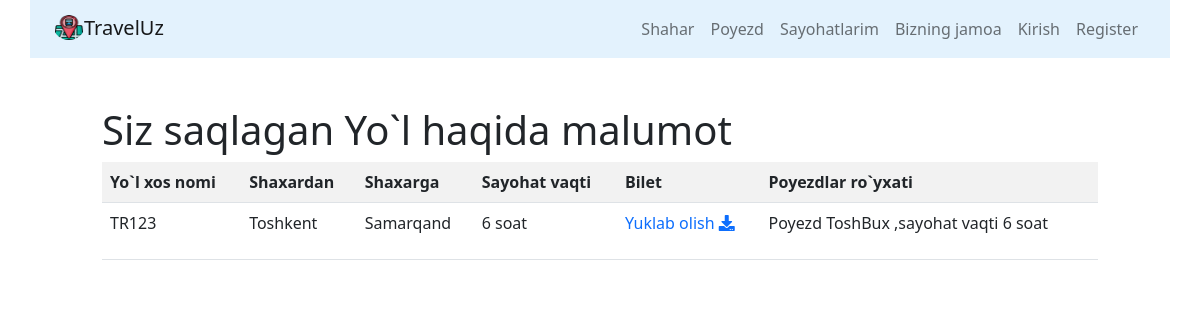
/route/9, run on the app's committed database.
### routes/models.py (models this page shows, shortened)
class Route(models.Model):
    passenger=models.ForeignKey(User,on_delete=models.CASCADE,null=True,blank=True)
    name=models.CharField(max_length=50,unique=True,verbose_name='Route number')
    travel_times=models.PositiveSmallIntegerField(verbose_name='Route time travel')
    from_city=models.ForeignKey(City,on_delete=models.CASCADE,
                                related_name='route_from_city_set',verbose_name='Qaysi shaxardan')
    to_city=models.ForeignKey(City,on_delete=models.CASCADE,
                                related_name='route_to_city_set',verbose_name='Qaysi shaxarga')
    trains=models.ManyToManyField('trains.Train',verbose_name='Train list')
    ticket_number=models.IntegerField(default=0)
    class Meta:
        verbose_name='Route'
        verbose_name_plural='Routes'
        ordering=['travel_times']

### cities/models.py (models this page shows)
class City(models.Model):
    name=models.CharField(max_length=200,unique=True,verbose_name='Shaxar')
    shahar_haqida_qisqa = models.CharField(max_length=1000)
    about_city=RichTextUploadingField(blank=True,null=True)
    image = models.ImageField(blank=True, null=True, upload_to='city_images')
    def __str__(self):
        return self.name
    class Meta:
        verbose_name= "Shaxar"
        verbose_name_plural= "Shaxarlar ombori"
        ordering=["name"]

### trains/models.py (models this page shows, shortened)
class Train(models.Model):
    name=models.CharField(max_length=50,unique=True,verbose_name='Poyezd xos nomi')
    travel_time=models.PositiveSmallIntegerField(verbose_name='Sayohat vaqti')
    from_city=models.ForeignKey(City,on_delete=models.CASCADE,related_name='from_city_set',verbose_name='Qaysi shaxardan')
    to_city=models.ForeignKey(City,on_delete=models.CASCADE,related_name='to_city_set',verbose_name='Qaysi shaxarga')
    start_train_day=models.DateField(null=True,blank=True)
    start_train_time=models.TimeField(null=True,blank=True)
    end_train_day=models.DateField(null=True,blank=True)
    place=models.IntegerField(default=0)
    class Meta:
        verbose_name='Poyezd'
        verbose_name_plural='Poyezdlar ombori'

### routes/views.py (the view)
# urls.py: path('route/<int:pk>',RouteDetailView.as_view(),name='route_detail'),
class RouteDetailView(DetailView):
    queryset=Route.objects.all()
    template_name = 'routes/detail.html'

### routes/templates/routes/detail.html (shortened to what this page needs)
{% extends 'base.html' %}
{%load static%}
{% block content %}
<div class="row" style="overflow:hidden">
    <div class="col-md-10 mx-auto my-2">
            <h1>Siz saqlagan Yo`l haqida malumot</h1>
        <table class="table table-striped">
            <tr>
                <th>Yo`l xos nomi</th>
                <th>Shaxardan</th>
                <th>Shaxarga</th>
                <th>Sayohat vaqti</th>
                <th>Bilet</th>
                <th>Poyezdlar ro`yxati</th>
            </tr>
             <tr>
                 <td>{{object.name}}</a></td>
                 <td>{{object.from_city}}</td>
                 <td>{{object.to_city}}</td>
                 <td>{{object.travel_times}} soat</td>
                 <td><a href="../static/tickets/{{object.ticket_number}}.jpg" style="text-decoration:none" download="">Yuklab olish <i class="fas fa-download"></i></a></td>
                 <td>
                     {% for train in object.trains.all %}
                            <p>Poyezd {{train.name}} ,sayohat vaqti {{train.travel_time}} soat</p>
                     {% endfor %}
                 </td>
             </tr>
        </table>
    </div>
</div>
{% endblock %}

### data on the page
Route: name "TR123", from_city "Toshkent", to_city "Samarqand", travel_times "6"
Train: name "ToshBux", travel_time "6"
